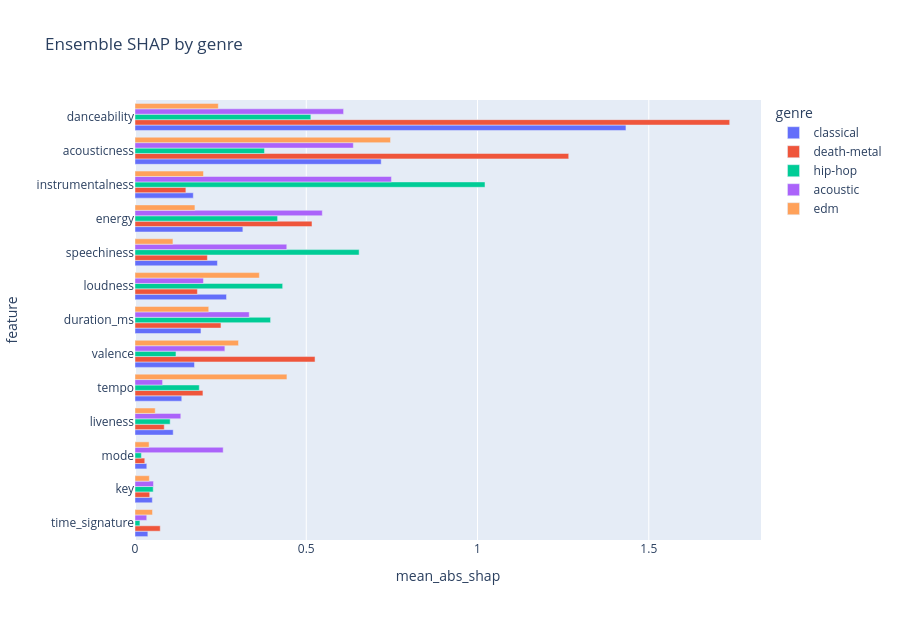

The notebook cell this image was saved under:
### Code cell
ens_sv = ensemble.shap_values_ensemble(X_shap, weight_by_meta=True)
print("ensemble shap shape:", ens_sv.shape)

target_genres = [
    g
    for g in ["classical", "death-metal", "hip-hop", "acoustic", "edm"]
    if g in classes
]
records = []
for g in target_genres:
    ci = classes.index(g)
    for f, v in zip(FEATURES, np.abs(ens_sv[:, ci, :]).mean(axis=0)):
        records.append({"genre": g, "feature": f, "mean_abs_shap": float(v)})

fig = px.bar(
    pd.DataFrame(records),
    x="mean_abs_shap",
    y="feature",
    color="genre",
    barmode="group",
    orientation="h",
    title="Ensemble SHAP by genre",
)
fig.update_layout(height=620, yaxis={"categoryorder": "total ascending"})
fig.show()

global_shap = (
    shap_df.groupby("feature")["mean_abs_shap"].mean().sort_values(ascending=False)
)
pl.from_pandas(global_shap.reset_index()).write_parquet(
    DATA_DIR / "shap_global.parquet"
)

### Figure 1 — Plotly figure (JSON) as saved in the notebook; plotly's stock layout.template omitted (floating-point values rounded to 4 significant figures)
{"data": [{"alignmentgroup": "True", "hovertemplate": "genre=classical<br>mean_abs_shap=%{x}<br>feature=%{y}<extra></extra>", "legendgroup": "classical", "marker": {"color": "#636efa", "pattern": {"shape": ""}}, "name": "classical", "offsetgroup": "classical", "orientation": "h", "showlegend": true, "textposition": "auto", "type": "bar", "x": [1.433, 0.3149, 0.05063, 0.2672, 0.03445, 0.2407, 0.7188, 0.1702, 0.1115, 0.1737, 0.1366, 0.1926, 0.03753], "xaxis": "x", "y": ["danceability", "energy", "key", "loudness", "mode", "speechiness", "acousticness", "instrumentalness", "liveness", "valence", "tempo", "duration_ms", "time_signature"], "yaxis": "y"}, {"alignmentgroup": "True", "hovertemplate": "genre=death-metal<br>mean_abs_shap=%{x}<br>feature=%{y}<extra></extra>", "legendgroup": "death-metal", "marker": {"color": "#EF553B", "pattern": {"shape": ""}}, "name": "death-metal", "offsetgroup": "death-metal", "orientation": "h", "showlegend": true, "textposition": "auto", "type": "bar", "x": [1.736, 0.5167, 0.04291, 0.1822, 0.02853, 0.2114, 1.266, 0.1486, 0.08541, 0.5256, 0.1983, 0.251, 0.0737], "xaxis": "x", "y": ["danceability", "energy", "key", "loudness", "mode", "speechiness", "acousticness", "instrumentalness", "liveness", "valence", "tempo", "duration_ms", "time_signature"], "yaxis": "y"}, {"alignmentgroup": "True", "hovertemplate": "genre=hip-hop<br>mean_abs_shap=%{x}<br>feature=%{y}<extra></extra>", "legendgroup": "hip-hop", "marker": {"color": "#00cc96", "pattern": {"shape": ""}}, "name": "hip-hop", "offsetgroup": "hip-hop", "orientation": "h", "showlegend": true, "textposition": "auto", "type": "bar", "x": [0.5134, 0.4163, 0.05318, 0.4311, 0.01867, 0.6544, 0.378, 1.022, 0.1027, 0.1196, 0.1877, 0.3958, 0.01434], "xaxis": "x", "y": ["danceability", "energy", "key", "loudness", "mode", "speechiness", "acousticness", "instrumentalness", "liveness", "valence", "tempo", "duration_ms", "time_signature"], "yaxis": "y"}, {"alignmentgroup": "True", "hovertemplate": "genre=acoustic<br>mean_abs_shap=%{x}<br>feature=%{y}<extra></extra>", "legendgroup": "acoustic", "marker": {"color": "#ab63fa", "pattern": {"shape": ""}}, "name": "acoustic", "offsetgroup": "acoustic", "orientation": "h", "showlegend": true, "textposition": "auto", "type": "bar", "x": [0.6089, 0.5468, 0.054, 0.1998, 0.2574, 0.4431, 0.6374, 0.7487, 0.1337, 0.2624, 0.08049, 0.3335, 0.03428], "xaxis": "x", "y": ["danceability", "energy", "key", "loudness", "mode", "speechiness", "acousticness", "instrumentalness", "liveness", "valence", "tempo", "duration_ms", "time_signature"], "yaxis": "y"}, {"alignmentgroup": "True", "hovertemplate": "genre=edm<br>mean_abs_shap=%{x}<br>feature=%{y}<extra></extra>", "legendgroup": "edm", "marker": {"color": "#FFA15A", "pattern": {"shape": ""}}, "name": "edm", "offsetgroup": "edm", "orientation": "h", "showlegend": true, "textposition": "auto", "type": "bar", "x": [0.2432, 0.175, 0.04193, 0.3631, 0.04111, 0.1108, 0.746, 0.1999, 0.05906, 0.3022, 0.4436, 0.2153, 0.05111], "xaxis": "x", "y": ["danceability", "energy", "key", "loudness", "mode", "speechiness", "acousticness", "instrumentalness", "liveness", "valence", "tempo", "duration_ms", "time_signature"], "yaxis": "y"}], "layout": {"barmode": "group", "height": 620, "legend": {"title": {"text": "genre"}, "tracegroupgap": 0}, "title": {"text": "Ensemble SHAP by genre"}, "xaxis": {"anchor": "y", "domain": [0, 1], "title": {"text": "mean_abs_shap"}}, "yaxis": {"anchor": "x", "categoryorder": "total ascending", "domain": [0, 1], "title": {"text": "feature"}}}}
